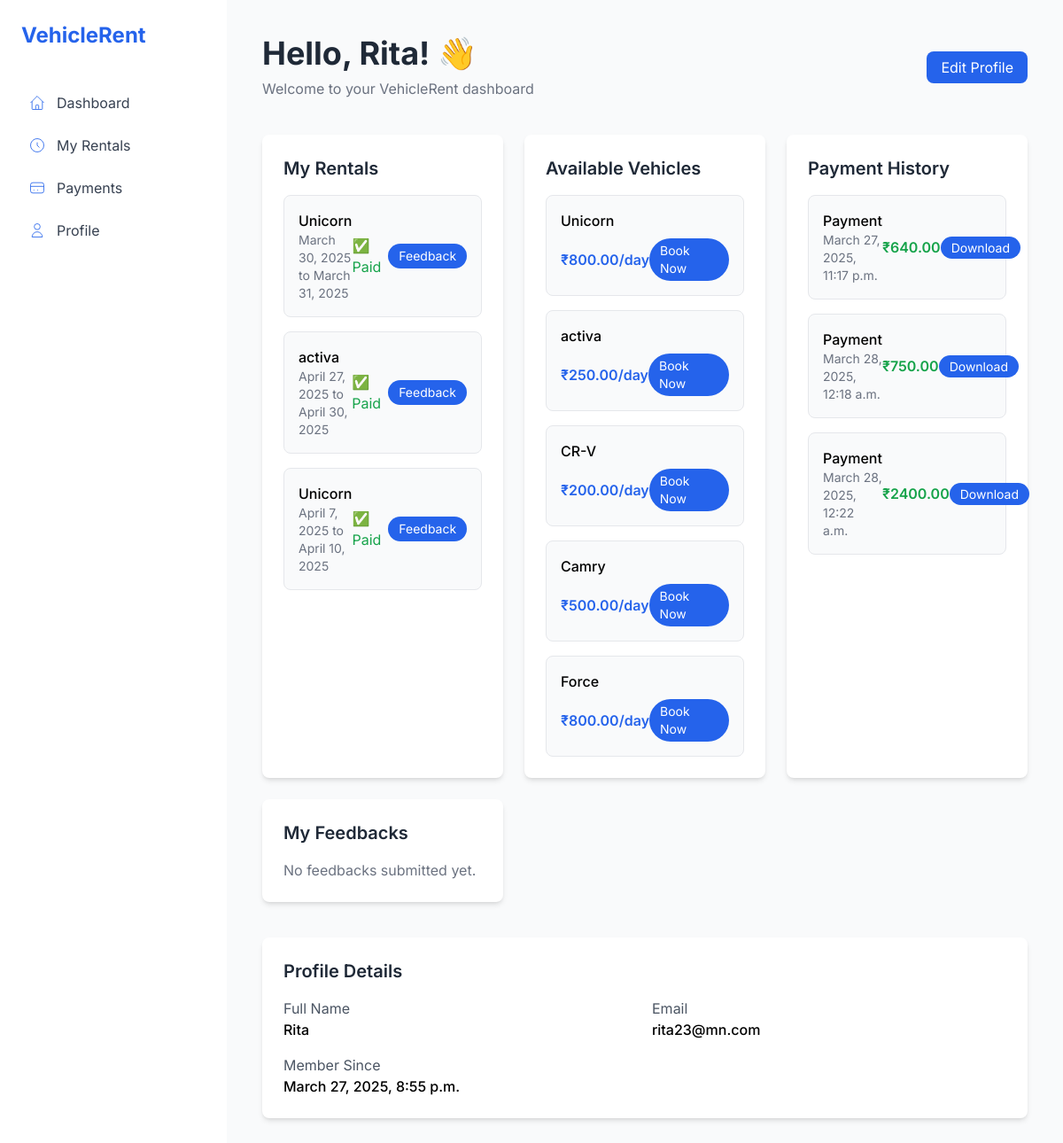
The app's page /dashboard/ (signed in) with its own data.
### home/models.py (models this page shows, shortened)
class Rental(models.Model):
    id = models.AutoField(primary_key=True)  # Ensure primary key is auto-incrementing
    customer = models.ForeignKey(Customer, on_delete=models.CASCADE)
    vehicle = models.ForeignKey(Vehicle, on_delete=models.CASCADE)
    start_date = models.DateField()
    end_date = models.DateField()
    total_price = models.DecimalField(max_digits=10, decimal_places=2)
    is_fully_paid = models.BooleanField(default=False)

class Vehicle(models.Model):
    name = models.CharField(max_length=100)
    brand = models.CharField(max_length=100)
    model_year = models.IntegerField()
    price_per_day = models.DecimalField(max_digits=10, decimal_places=2)
    description = models.TextField(blank=True)
    image = models.ImageField(upload_to="vehicle_images/", blank=True, null=True)
    available = models.BooleanField(default=True)

class Payment(models.Model):
    rental = models.OneToOneField(Rental, on_delete=models.CASCADE)
    amount_paid = models.DecimalField(max_digits=10, decimal_places=2)
    payment_date = models.DateTimeField(auto_now_add=True)

### home/views.py (the view)
# urls.py: path("dashboard/", views.customer_dashboard, name="customer_dashboard"),
@login_required
def customer_dashboard(request):
    try:
        customer = request.user.customer
    except Customer.DoesNotExist:
        messages.error(request, "You are not a registered customer.")
        return redirect("customer_register")
    rentals = Rental.objects.filter(customer=customer)
    vehicles = Vehicle.objects.all()
    payments = Payment.objects.filter(rental__customer=customer)
    context = {
        "rentals": rentals,
        "vehicles": vehicles,
        "payments": payments,
    }
    return render(request, "dashboard.html", context)

### templates/dashboard.html (shortened to what this page needs)
<!DOCTYPE html>
<html lang="en">
<head>
    <script src="https://cdn.tailwindcss.com"></script>
</head>
<body class="bg-gray-50">
    <div class="flex min-h-screen">
        <aside class="w-64 bg-white shadow-xl p-6">
            <div class="mb-10">
                <a href="{% url 'index' %}">
                <h2 class="text-2xl font-bold text-blue-600">VehicleRent</h2>
                </a>
            </div>
            <nav>
                <ul class="space-y-2">
                    <li>
                        <a href="#" class="flex items-center text-gray-700 hover:bg-blue-50 p-2 rounded-lg transition">
                            Dashboard
                        </a>
                    </li>
                    <li>
                        <a href="#" class="flex items-center text-gray-700 hover:bg-blue-50 p-2 rounded-lg transition">
                            <svg xmlns="http://www.w3.org/2000/svg" class="h-5 w-5 mr-3 text-blue-600" fill="none" viewBox="0 0 24 24" stroke="currentColor">
                                <path strokeLinecap="round" strokeLinejoin="round" strokeWidth={2} d="M12 8v4l3 3m6-3a9 9 0 11-18 0 9 9 0 0118 0z" />
                            </svg>
                            My Rentals
                        </a>
                    </li>
                    <li>
                        <a href="#" class="flex items-center text-gray-700 hover:bg-blue-50 p-2 rounded-lg transition">
                            <svg xmlns="http://www.w3.org/2000/svg" class="h-5 w-5 mr-3 text-blue-600" fill="none" viewBox="0 0 24 24" stroke="currentColor">
                                <path strokeLinecap="round" strokeLinejoin="round" strokeWidth={2} d="M3 10h18M7 15h1m4 0h1m-7 4h12a3 3 0 003-3V8a3 3 0 00-3-3H6a3 3 0 00-3 3v8a3 3 0 003 3z" />
                            </svg>
                            Payments
                        </a>
                    </li>
                    <li>
                        <a href="#" class="flex items-center text-gray-700 hover:bg-blue-50 p-2 rounded-lg transition">
                            <svg xmlns="http://www.w3.org/2000/svg" class="h-5 w-5 mr-3 text-blue-600" fill="none" viewBox="0 0 24 24" stroke="currentColor">
                                <path strokeLinecap="round" strokeLinejoin="round" strokeWidth={2} d="M16 7a4 4 0 11-8 0 4 4 0 018 0zM12 14a7 7 0 00-7 7h14a7 7 0 00-7-7z" />
                            </svg>
                            Profile
                        </a>
                    </li>
                </ul>
            </nav>
        </aside>
        <main class="flex-1 bg-gray-50 p-10">
            <header class="mb-10">
                <div class="flex justify-between items-center">
                    <div>
                        <h1 class="text-4xl font-bold text-gray-800">Hello, {{ request.user.first_name }}! 👋</h1>
                        <p class="text-gray-500 mt-2">Welcome to your VehicleRent dashboard</p>
                    </div>
                    <div>
                        <a href="" class="bg-blue-600 text-white px-4 py-2 rounded-lg hover:bg-blue-700 transition">
                            Edit Profile
                        </a>
                    </div>
                </div>
            </header>
            <div class="grid grid-cols-1 md:grid-cols-2 lg:grid-cols-3 gap-6">
                <div class="bg-white shadow-md rounded-lg p-6">
                    <h2 class="text-xl font-semibold mb-4 text-gray-800">My Rentals</h2>
                    {% if rentals %}
                        <div class="space-y-4">
                            {% for rental in rentals %}
                                <div class="bg-gray-50 p-4 rounded-lg border">
                                    <div class="flex justify-between items-center">
                                        <div>
                                            <h3 class="font-medium">{{ rental.vehicle.name }}</h3>
                                            <p class="text-sm text-gray-500">
                                                {{ rental.start_date }} to {{ rental.end_date }}
                                            </p>
                                        </div>
                                        <div class="flex items-center space-x-2">
                                            {% if rental.is_fully_paid %}
                                                <span class="text-green-600">✅ Paid</span>
                                            {% else %}
                                                <a href="{% url 'complete_payment' rental.id %}"
                                                   class="bg-yellow-500 text-white px-3 py-1 rounded-full text-sm">
                                                    Pay ₹{{ rental.pending_payment|floatformat:2 }}
                                                </a>
                                            {% endif %}
                                            <a href="{% url 'add_feedback' rental.id %}"
                                               class="bg-blue-600 text-white px-3 py-1 rounded-full text-sm hover:bg-blue-700">
                                                Feedback
                                            </a>
                                        </div>
                                    </div>
                                </div>
                            {% endfor %}
                        </div>
                    {% else %}
                        <p class="text-gray-500">No active rentals.</p>
                    {% endif %}
                </div>
                <div class="bg-white shadow-md rounded-lg p-6">
                    <h2 class="text-xl font-semibold mb-4 text-gray-800">Available Vehicles</h2>
                    {% for vehicle in vehicles %}
                        <div class="bg-gray-50 p-4 rounded-lg border mb-4 last:mb-0">
                            <h3 class="font-medium">{{ vehicle.name }}</h3>
                            <div class="flex justify-between items-center mt-2">
                                <div>
                                    <p class="text-blue-600 font-semibold">₹{{ vehicle.price_per_day }}/day</p>
                                </div>
                                <a href="{% url 'view_vehicle' vehicle.id %}"
                                   class="bg-blue-600 text-white px-3 py-1 rounded-full text-sm hover:bg-blue-700 transition">
                                    Book Now
                                </a>
                            </div>
                        </div>
                    {% empty %}
                        <p class="text-gray-500">No vehicles available.</p>
                    {% endfor %}
                </div>
                <div class="bg-white shadow-md rounded-lg p-6">
                    <h2 class="text-xl font-semibold mb-4 text-gray-800">Payment History</h2>
                    {% if payments %}
                        <div class="space-y-4">
                            {% for payment in payments %}
                                <div class="bg-gray-50 p-4 rounded-lg border flex justify-between items-center">
                                    <div>
                                        <p class="font-medium">Payment</p>
                                        <p class="text-sm text-gray-500">{{ payment.payment_date }}</p>
                                    </div>
                                    <div>
                                        <span class="text-green-600 font-semibold">₹{{ payment.amount_paid }}</span>
                                    </div>
                                    <div>
                                        <a href="{% url 'download_receipt' payment.id %}"
                                           class="bg-blue-600 text-white px-3 py-1 rounded-full text-sm hover:bg-blue-700 transition">
                                            Download
                                        </a>
                                    </div>
                                </div>
                            {% endfor %}
                        </div>
                    {% else %}
                        <p class="text-gray-500">No payment history.</p>
                    {% endif %}
                </div>
                <div class="bg-white shadow-md rounded-lg p-6">
                    <h2 class="text-xl font-semibold mb-4 text-gray-800">My Feedbacks</h2>
                    {% if rentals %}
                        <div class="space-y-4">
                            {% for rental in rentals %}
                                {% for feedback in rental.feedbacks.all %}
                                    <div class="bg-gray-50 p-4 rounded-lg border">
                                        <div class="flex justify-between items-start mb-2">
                                            <div>
                                                <h3 class="font-medium">{{ rental.vehicle.name }}</h3>
                                                <p class="text-sm text-gray-500">
                                                    {{ feedback.created_at|date:"F j, Y, g:i a" }}
                                                </p>
                                            </div>
                                            {% if not feedback.is_admin_reply %}
                                                <span class="text-yellow-600 text-sm">Pending Reply</span>
                                            {% endif %}
                                        </div>
                                        <div class="bg-white p-3 rounded-lg mb-3">
                                            <p class="text-gray-700">{{ feedback.message }}</p>
                                        </div>
                                        {% if feedback.is_admin_reply %}
                                            <div class="border-t pt-3">
                                                <div class="flex items-center mb-2">
                                                    <span class="text-blue-600 font-medium text-sm">Admin Reply</span>
                                                    <span class="text-gray-500 text-sm ml-2">
                                                        {{ feedback.replied_at|date:"F j, Y, g:i a" }}
                                                    </span>
                                                </div>
                                                <div class="bg-blue-50 p-3 rounded-lg">
                                                    <p class="text-gray-700">{{ feedback.admin_reply }}</p>
                                                </div>
                                            </div>
                                        {% endif %}
                                    </div>
                                {% empty %}
                                    {% if forloop.last %}
                                        <p class="text-gray-500">No feedbacks submitted yet.</p>
                                    {% endif %}
                                {% endfor %}
                            {% endfor %}
                        </div>
                    {% else %}
                        <p class="text-gray-500">No rentals to submit feedback for.</p>
                    {% endif %}
                </div>
            </div>
            <div class="mt-10 bg-white shadow-md rounded-lg p-6">
                <h2 class="text-xl font-semibold mb-4 text-gray-800">Profile Details</h2>
                <div class="grid grid-cols-2 gap-4">
                    <div>
                        <p class="text-gray-600">Full Name</p>
                        <p class="font-medium">{{ request.user.first_name }} {{ request.user.last_name }}</p>
                    </div>
                    <div>
                        <p class="text-gray-600">Email</p>
                        <p class="font-medium">{{ request.user.email }}</p>
                    </div>
                    <div>
                        <p class="text-gray-600">Member Since</p>
                        <p class="font-medium">{{ request.user.date_joined }}</p>
                    </div>
                </div>
            </div>
        </main>
    </div>
</body>
</html>

### templates/dashboard.html (style rules this page uses)
body { font-family: 'Inter', sans-serif; }

### records on screen
Rental: vehicle.name "Unicorn", start_date "March 30, 2025", end_date "March 31, 2025", is_fully_paid "✅ Paid"
Rental: vehicle.name "activa", start_date "April 27, 2025", end_date "April 30, 2025", is_fully_paid "✅ Paid"
Rental: vehicle.name "Unicorn", start_date "April 7, 2025", end_date "April 10, 2025", is_fully_paid "✅ Paid"
Vehicle: name "Unicorn", price_per_day "800.00"
Vehicle: name "activa", price_per_day "250.00"
Vehicle: name "CR-V", price_per_day "200.00"
Vehicle: name "Camry", price_per_day "500.00"
Vehicle: name "Force", price_per_day "800.00"
Payment: payment_date "March 27, 2025, 11:17 p.m.", amount_paid "640.00"
Payment: payment_date "March 28, 2025, 12:18 a.m.", amount_paid "750.00"
Payment: payment_date "March 28, 2025, 12:22 a.m.", amount_paid "2400.00"

### other values on screen
{{ request.user.first_name }} "Rita"
{{ request.user.email }} "rita23@mn.com"
{{ request.user.date_joined }} "March 27, 2025, 8:55 p.m."
